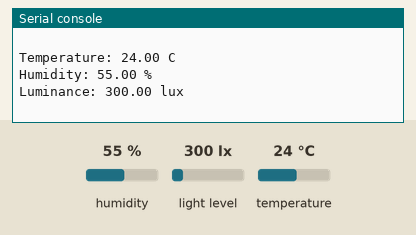
A program run on a simulated ESP8266 board running MicroPython. Parts: the last lines printed to the serial console. The inputs (shaded band) are chosen by the test bench; at power-on: humidity 55 %, light level 300 lx, temperature 24 °C. Library files of the repository ran but are not shown: bh1750.py.

Above: at 1.2 s.
1.3 s: humidity set to 22 %
At 5.69 s:
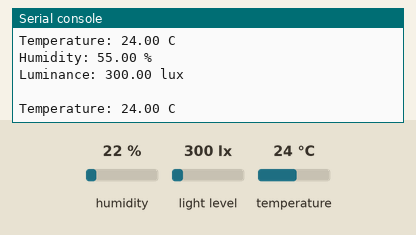
7.7 s: light level set to 40 lx
At 11.5 s:
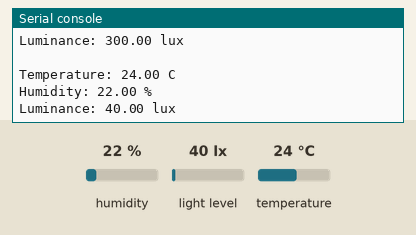
14.1 s: temperature set to 12 °C
At 17.1 s:
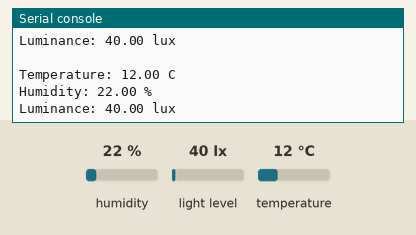

The program:

AHT10_BH1750_test.py
```python
import utime
from machine import Pin, SoftI2C

import ahtx0
from bh1750 import BH1750

i2c = SoftI2C(scl=Pin(5), sda=Pin(4), freq=400000)

temp_sensor = ahtx0.AHT10(i2c)
# BH1750 ADDR pin set to GND, therefore addr=0x23
light_sensor = BH1750(bus=i2c, addr=0x23)

while True:
    lux = light_sensor.luminance(BH1750.CONT_HIRES_1)
    print("\nTemperature: %0.2f C" % temp_sensor.temperature)
    print("Humidity: %0.2f %%" % temp_sensor.relative_humidity)
    print("Luminance: {:.2f} lux".format(lux))
    utime.sleep(5)
```

Measured:
- after the input at 7.7 s, the serial console: prints a new line after 3.3 s (image 2)
- after the input at 14.1 s, the serial console: prints a new line after 2.2 s (image 3)
